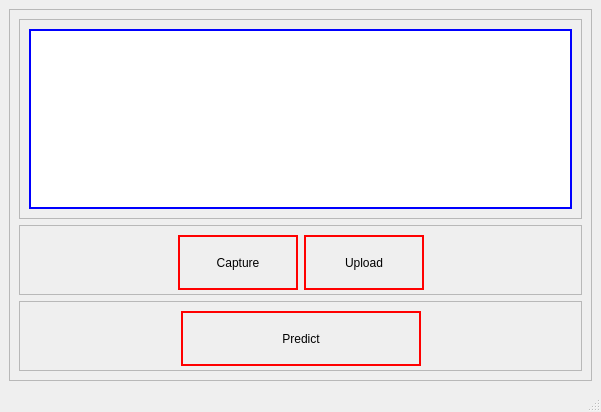
<?xml version="1.0" encoding="UTF-8"?>
<ui version="4.0">
 <class>MainWindow</class>
 <widget class="QMainWindow" name="MainWindow">
  <property name="geometry">
   <rect>
    <x>0</x>
    <y>0</y>
    <width>601</width>
    <height>394</height>
   </rect>
  </property>
  <property name="windowTitle">
   <string>MainWindow</string>
  </property>
  <property name="styleSheet">
   <string notr="true"/>
  </property>
  <widget class="QWidget" name="centralwidget">
   <layout class="QGridLayout" name="gridLayout">
    <item row="0" column="0">
     <widget class="QFrame" name="frame">
      <property name="styleSheet">
       <string notr="true"/>
      </property>
      <property name="frameShape">
       <enum>QFrame::StyledPanel</enum>
      </property>
      <property name="frameShadow">
       <enum>QFrame::Raised</enum>
      </property>
      <layout class="QGridLayout" name="gridLayout_2">
       <item row="1" column="0">
        <widget class="QFrame" name="frame_3">
         <property name="sizePolicy">
          <sizepolicy hsizetype="Preferred" vsizetype="Fixed">
           <horstretch>0</horstretch>
           <verstretch>0</verstretch>
          </sizepolicy>
         </property>
         <property name="maximumSize">
          <size>
           <width>16777215</width>
           <height>70</height>
          </size>
         </property>
         <property name="frameShape">
          <enum>QFrame::StyledPanel</enum>
         </property>
         <property name="frameShadow">
          <enum>QFrame::Raised</enum>
         </property>
         <layout class="QHBoxLayout" name="horizontalLayout">
          <item>
           <spacer name="horizontalSpacer">
            <property name="orientation">
             <enum>Qt::Horizontal</enum>
            </property>
            <property name="sizeHint" stdset="0">
             <size>
              <width>40</width>
              <height>20</height>
             </size>
            </property>
           </spacer>
          </item>
          <item>
           <widget class="QPushButton" name="capBtn">
            <property name="minimumSize">
             <size>
              <width>120</width>
              <height>55</height>
             </size>
            </property>
            <property name="maximumSize">
             <size>
              <width>16777215</width>
              <height>500</height>
             </size>
            </property>
            <property name="cursor">
             <cursorShape>PointingHandCursor</cursorShape>
            </property>
            <property name="styleSheet">
             <string notr="true">border: 2px solid red</string>
            </property>
            <property name="text">
             <string>Capture</string>
            </property>
           </widget>
          </item>
          <item>
           <widget class="QPushButton" name="uploadBtn">
            <property name="minimumSize">
             <size>
              <width>120</width>
              <height>55</height>
             </size>
            </property>
            <property name="maximumSize">
             <size>
              <width>16777215</width>
              <height>500</height>
             </size>
            </property>
            <property name="cursor">
             <cursorShape>PointingHandCursor</cursorShape>
            </property>
            <property name="styleSheet">
             <string notr="true">border: 2px solid red</string>
            </property>
            <property name="text">
             <string>Upload</string>
            </property>
           </widget>
          </item>
          <item>
           <spacer name="horizontalSpacer_2">
            <property name="orientation">
             <enum>Qt::Horizontal</enum>
            </property>
            <property name="sizeHint" stdset="0">
             <size>
              <width>40</width>
              <height>20</height>
             </size>
            </property>
           </spacer>
          </item>
         </layout>
        </widget>
       </item>
       <item row="2" column="0">
        <widget class="QFrame" name="frame_4">
         <property name="sizePolicy">
          <sizepolicy hsizetype="Preferred" vsizetype="Fixed">
           <horstretch>0</horstretch>
           <verstretch>0</verstretch>
          </sizepolicy>
         </property>
         <property name="maximumSize">
          <size>
           <width>16777215</width>
           <height>70</height>
          </size>
         </property>
         <property name="frameShape">
          <enum>QFrame::StyledPanel</enum>
         </property>
         <property name="frameShadow">
          <enum>QFrame::Raised</enum>
         </property>
         <layout class="QHBoxLayout" name="horizontalLayout_2">
          <item>
           <spacer name="horizontalSpacer_3">
            <property name="orientation">
             <enum>Qt::Horizontal</enum>
            </property>
            <property name="sizeHint" stdset="0">
             <size>
              <width>40</width>
              <height>20</height>
             </size>
            </property>
           </spacer>
          </item>
          <item>
           <widget class="QPushButton" name="predBtn">
            <property name="minimumSize">
             <size>
              <width>240</width>
              <height>55</height>
             </size>
            </property>
            <property name="cursor">
             <cursorShape>PointingHandCursor</cursorShape>
            </property>
            <property name="styleSheet">
             <string notr="true">border: 2px solid red</string>
            </property>
            <property name="text">
             <string>Predict</string>
            </property>
           </widget>
          </item>
          <item>
           <spacer name="horizontalSpacer_4">
            <property name="orientation">
             <enum>Qt::Horizontal</enum>
            </property>
            <property name="sizeHint" stdset="0">
             <size>
              <width>40</width>
              <height>20</height>
             </size>
            </property>
           </spacer>
          </item>
         </layout>
        </widget>
       </item>
       <item row="0" column="0">
        <widget class="QFrame" name="frame_2">
         <property name="sizePolicy">
          <sizepolicy hsizetype="Preferred" vsizetype="Expanding">
           <horstretch>0</horstretch>
           <verstretch>0</verstretch>
          </sizepolicy>
         </property>
         <property name="minimumSize">
          <size>
           <width>100</width>
           <height>200</height>
          </size>
         </property>
         <property name="maximumSize">
          <size>
           <width>16777215</width>
           <height>16777215</height>
          </size>
         </property>
         <property name="frameShape">
          <enum>QFrame::StyledPanel</enum>
         </property>
         <property name="frameShadow">
          <enum>QFrame::Raised</enum>
         </property>
         <layout class="QHBoxLayout" name="horizontalLayout_4">
          <item>
           <widget class="QGraphicsView" name="cameraView">
            <property name="minimumSize">
             <size>
              <width>500</width>
              <height>0</height>
             </size>
            </property>
            <property name="styleSheet">
             <string notr="true">border: 2px solid blue</string>
            </property>
           </widget>
          </item>
         </layout>
        </widget>
       </item>
      </layout>
     </widget>
    </item>
   </layout>
  </widget>
  <widget class="QMenuBar" name="menubar">
   <property name="geometry">
    <rect>
     <x>0</x>
     <y>0</y>
     <width>601</width>
     <height>18</height>
    </rect>
   </property>
  </widget>
  <widget class="QStatusBar" name="statusbar"/>
 </widget>
 <resources/>
 <connections/>
</ui>
